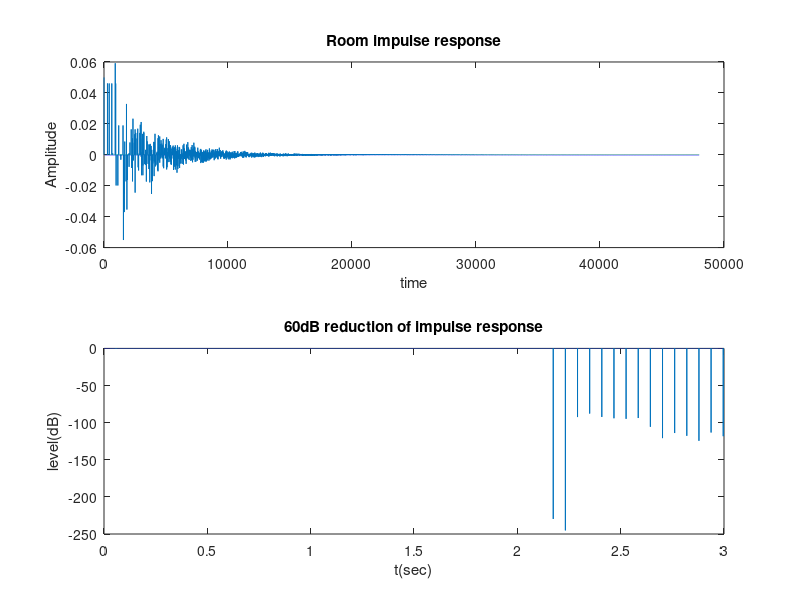

The MATLAB script that drew this image:

clear all; close all;
%% FDN 
%Test for impulse signal
fs=16000;
x=zeros(1,3*fs);x(1)=1;

%Test for audio signal
% [x, fs]=audioread('home.mp3');
% x=x(1:fs*30);
% x=x';

%set parameters
src_to_lis=20;%ex)3m
d=1/src_to_lis;
k=0.98;%reflection coefficient
b=k.^4/src_to_lis;%att=k^m/distance (m=4)
c=[1 1 1 1 ];%only set attenuation b 

%gain and delay for reverberation time
T_60=2;
m4=round(src_to_lis/(340.29)*fs);%Del = src_to_lis/velocity of sound * sampling frequency
m3=round((m4/1.5));
m2=round((m3/1.5));
m1=round((m2/1.5));
m_list=[m1 m2 m3 m4];
for n=1:length(m_list)
   gains(n)= 10^((-3)*m_list(n)/(T_60*fs));
end
% gains=[0.8,0.6,0.5,0.4];
%Hadamard matrix
G1=[0 1 1 0]*(1/sqrt(2))*gains(1);
G2=[-1 0 0 -1]*(1/sqrt(2))*gains(2);
G3=[1 0 0 -1]*(1/sqrt(2))*gains(3);
G4=[0 1 -1 0]*(1/sqrt(2))*gains(4);

%implemenation FDN
z1=zeros(1,m_list(1));
z2=zeros(1,m_list(2)); 
z3=zeros(1,m_list(3));
z4=zeros(1,m_list(4)); 

for n=1:length(x)
y(n)=d*x(n)+c(1)*z1(m1)+c(2)*z2(m2)+c(3)*z3(m3)+c(4)*z4(m4);
tmp=[z1(m1) z2(m2) z3(m3) z4(m4)];
z1=[tmp*G1'+x(n)*b z1(1:length(z1)-1)];
z2=[tmp*G2'+x(n)*b z2(1:length(z2)-1)];
z3=[tmp*G3'+x(n)*b z3(1:length(z3)-1)];
z4=[tmp*G4'+x(n)*b z4(1:length(z4)-1)];
end

%% confirmation of db attenuation during reveberation time

t= 0:1/fs:length(x)/fs;
db=zeros(1,length(t));
for n=1:m4:length(y)
db(n)=20*log10((abs(y(n))/abs(y(1)))); 
end

%% Result plot
subplot(2,1,1);
plot(y)
title('Room impulse response');
xlabel('time');ylabel('Amplitude');

subplot(2,1,2);
plot(t,db);
title('60dB reduction of impulse response')
xlabel('t(sec)');
ylabel('level(dB)');


%%
% plot(y);
% figure,
% plot(t,db);
% % axis([0 1.8 -60 0])
% xlabel('time');
% xlabel('time(sec)');
% ylabel('db');
% % 
% % figure,
% plot(y);
% y=y*10;
sound(y,fs);
audiowrite('home_reberv.wav', y, 44100);
%    
%    
%    